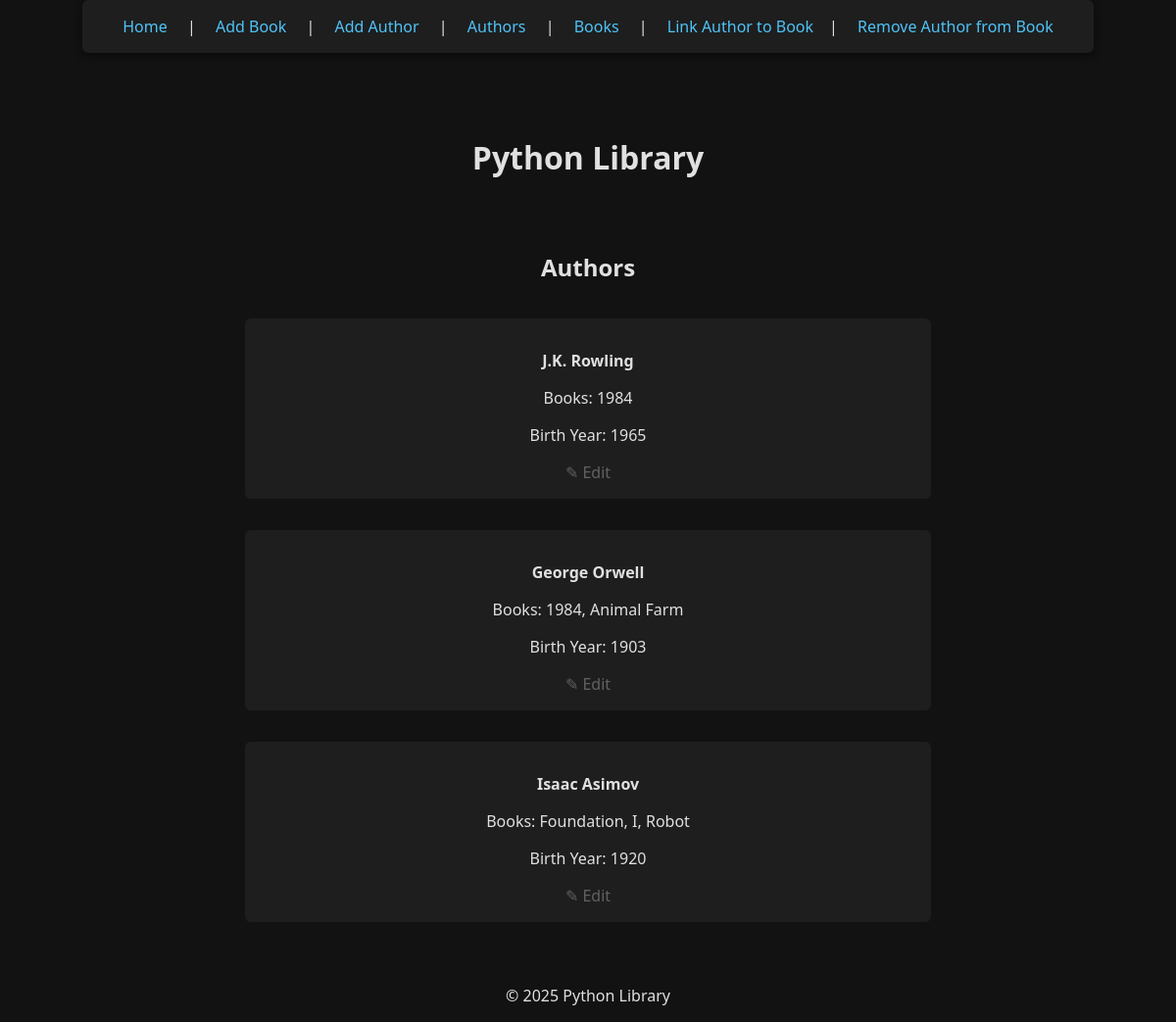
The app's page /authors with its own data.
### app/models/author.py (models this page shows)
class Author(db.Model):
    __tablename__ = "authors"
    id = db.Column(db.Integer, primary_key=True)
    name = db.Column(db.String, nullable=False)
    birth_year = db.Column(db.Integer)
    books = db.relationship(
        "Book",
        secondary=book_authors,
        back_populates="authors"
    )

### app/routes/routes.py (the view)
@routes.route('/authors')
def author_list():
    authors = author_service.get_all_authors()
    for author in authors:
        author.books = library_service.get_books_for_author(author.id)
    return render_template("author_list.html", authors=authors)

### app/dao/author_dao.py (called while the page is built)
    def get_all_authors(self) -> list[Author]:
        db_authors = Author.query.all()
        return [Author(id=a.id, name=a.name, birth_year=a.birth_year) for a in db_authors]

### app/dao/book_author_dao.py (called while the page is built)
    def get_books_for_author(self, author_id: int) -> list[Book]:
        author = db.session.get(Author, author_id)
        if author:
            return [
                Book(
                    id=b.id,
                    title=b.title,
                    published_year=b.published_year,
                    isbn=b.isbn,
                    pages=b.pages,
                    language=b.language
                )
                for b in author.books
            ]
        return []

### app/services/author_service.py (called while the page is built)
    def get_all_authors(self):
        return self.author_dao.get_all_authors()

### app/services/book_author_service.py (called while the page is built)
    def get_books_for_author(self, author_id):
        return self.book_author_dao.get_books_for_author(author_id)

### app/templates/author_list.html
{% extends "layout.html" %} {% block content %}
<section>
  <h2>Authors</h2>
  {% for author in authors %}
  <ul>
    <li>
      <p><strong>{{ author.name }}</strong></p>
      <p>
        Books: {% if author.books %} {{ author.books | map(attribute='title') |
        join(', ') }} {% else %}
        <em>No books</em>
        {% endif %}
      </p>
      <p>
        Birth Year: {% if author.birth_year %}{{ author.birth_year }}{% else
        %}<em>N/A</em>{% endif %}
      </p>
      <a href="{{ url_for('routes.edit_author', author_id=author.id) }}"
        >&#9998; Edit</a
      >
    </li>
  </ul>
  {% endfor %}
</section>
{% endblock %}

### app/static/style.css (style rules this page uses)
body { font-family: "Segoe UI", Arial, sans-serif; margin: 0; background: #121212; color: #e0e0e0; min-height: 100vh; display: flex; flex-direction: column; align-items: center; }
section { margin-bottom: 2rem; width: 100%; max-width: 700px; display: flex; flex-direction: column; align-items: center; }
ul { list-style: none; padding: 0; width: 100%; }
li { background: #1e1e1e; padding: 1rem 0 1rem 0; border-radius: 6px; width: 100%; text-align: center; }
li a { text-decoration: none; transition: 0.2s; color: #616161; }

### records on screen
Author: name "J.K. Rowling", books|map "1984", birth_year "1965"
Author: name "George Orwell", books|map "1984, Animal Farm", birth_year "1903"
Author: name "Isaac Asimov", books|map "Foundation, I, Robot", birth_year "1920"
